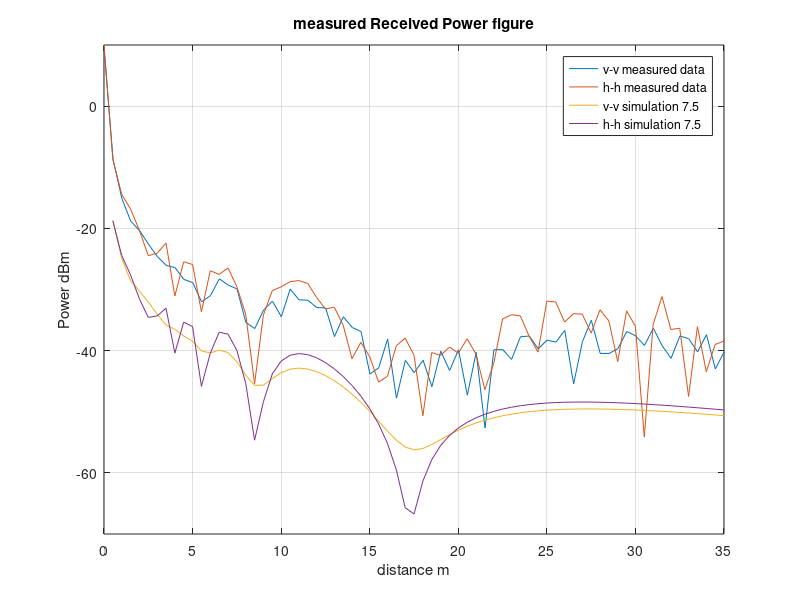

Source code (MATLAB):
clear
clc

% measured data v-v
measured_data_v = [
    1	9.24	9.2
    51	-8.65	-8.75
    101	-14.96	-15.3
    151	-18.64	-19.01
    201	-20.16	-20.58
    251	-22.48	-22.69
    301	-24.32	-24.89
    351	-25.87	-26.23
    401	-26.1	-26.74
    451	-27.7	-29
    501	-28.52	-29.23
    551	-31.22	-32.84
    601	-30.77	-31.24
    651	-27.97	-28.54
    701	-29.14	-29.4
    751	-29.52	-30.3
    801	-35.2	-35.58
    851	-36.2	-36.58
    901	-33.22	-33.49
    951	-31.04	-32.78
    1001	-34.02	-34.9
    1051	-29.69	-30.17
    1101	-31.49	-31.88
    1151	-31.64	-31.88
    1201	-32.7	-33.2
    1251	-32.2	-33.84
    1301	-37.09	-38.33
    1351	-34.32	-34.58
    1401	-35.94	-36.48
    1451	-36.7	-37.04
    1501	-43.43	-44.23
    1551	-42.64	-42.96
    1601	-37.74	-38.44
    1651	-47.24	-48.32
    1701	-41.33	-41.86
    1751	-43.26	-43.97
    1801	-40.11	-43.01
    1851	-45.32	-46.47
    1901	-39.7	-40.48
    1951	-42.64	-43.87
    2001	-39.43	-40.3
    2051	-47.01	-47.56
    2101	-39.84	-40.7
    2151	-52.43	-52.9
    2201	-39.7	-40.01
    2251	-39.32	-40.34
    2301	-41	-41.89
    2351	-37.6	-37.85
    2401	-37.43	-37.8
    2451	-39.32	-40.09
    2501	-38	-38.56
    2551	-38.52	-38.7
    2601	-36.51	-36.86
    2651	-45.02	-45.87
    2701	-38.46	-38.57
    2751	-37.32	-32.74
    2801	-40.34	-40.56
    2851	-40.14	-40.79
    2901	-39.62	-39.74
    2951	-36.8	-36.96
    3001	-37.43	-37.73
    3051	-39.01	-39.29
    3101	-36.29	-36.4
    3151	-39.06	-39.32
    3201	-41.03	-41.5
    3251	-37.42	-37.76
    3301	-37.89	-38.24
    3351	-40.07	-40.34
    3401	-37.27	-37.52
    3451	-42.78	-43.17
    3501	-39.89	-40.56
    3551	-40.56	-40.8
    3601	-38.5	-38.76
    3651	-40.17	-40.28
    3701	-40.4	-40.82
    3751	-38.69	-39.02
    3801	-39.27	-39.89
    3851	-36.3	-36.54
    3901	-40.23	-40.52
    3951	-38.19	-38.32
    4001	-37.73	-37.97
    ];

% convert cm into m
distance_v = measured_data_v(:,1)./100;

power_average_v = (measured_data_v(:,2) + measured_data_v(:,3))./2;


% measured data h_h
measured_data_h  = [
    0	9.97	10
    0.5	-8.82	-8.65
    1	-14.56	-14.32
    1.5	-17.01	-16.67
    2	-20.43	-20.26
    2.5	-24.81	-24.11
    3	-24.3	-23.85
    3.5	-22.49	-22.32
    4	-31.68	-30.44
    4.5	-25.62	-25.31
    5	-26.29	-25.53
    5.5	-34.07	-33.21
    6	-27.28	-26.58
    6.5	-27.68	-27.38
    7	-26.65	-26.28
    7.5	-29.72	-29.38
    8	-34.28	-33.82
    8.5	-46.02	-44.82
    9	-34.45	-33.82
    9.5	-30.28	-30.1
    10	-29.78	-29.36
    10.5	-28.93	-28.52
    11	-28.89	-28.18
    11.5	-29.21	-28.81
    12	-31.46	-31.11
    12.5	-33.36	-33.02
    13	-33.16	-32.62
    13.5	-36.11	-35.54
    14	-42.03	-40.62
    14.5	-38.86	-38.42
    15	-42.05	-39.96
    15.5	-46.12	-44.17
    16	-47.38	-41.01
    16.5	-39.86	-38.56
    17	-38.26	-37.65
    17.5	-41.28	-40.21
    18	-51.68	-49.62
    18.5	-40.68	-39.96
    19	-41.08	-40.49
    19.5	-39.86	-38.96
    20	-40.98	-39.85
    20.5	-38.35	-37.76
    21	-41.29	-39.87
    21.5	-47.54	-45.23
    22	-42.97	-41.23
    22.5	-35.06	-34.6
    23	-34.3	-33.95
    23.5	-34.67	-33.95
    24	-38.08	-37.2
    24.5	-40.38	-40.1
    25	-32.38	-31.4
    25.5	-32.28	-31.8
    26	-35.68	-34.97
    26.5	-34.78	-33.12
    27	-34.26	-33.8
    27.5	-37.64	-36.62
    28	-33.48	-33.16
    28.5	-35.36	-34.9
    29	-42.25	-41.37
    29.5	-33.69	-33.31
    30	-36.35	-35.67
    30.5	-54.82	-53.46
    31	-36.02	-35.41
    31.5	-31.33	-30.97
    32	-36.97	-36.12
    32.5	-36.52	-36.15
    33	-48.06	-46.95
    33.5	-36.42	-35.72
    34	-43.96	-42.96
    34.5	-39.34	-38.66
    35	-38.89	-37.96
    35.5	-35.44	-34.87
    36	-40	-39.51
    36.5	-38.85	-38.02
    37	-40.07	-38.65
    37.5	-36.39	-35.96
    38	-34.84	-34.58
    38.5	-33.16	-32.72
    39	-36.05	-35.02
    39.5	-51.05	-49.97
    40	-47.68	-45.25
    
    ];

distance_h  = measured_data_h (:,1);

power_average_h  = (measured_data_h (:,2)+measured_data_h(:,3))./2;

figure(1)
plot(distance_v, power_average_v)
title('measured Received Power figure')
xlabel('distance m')
ylabel('Power dBm')
hold on
plot(distance_h , power_average_h )
grid on
hold on

% feko simulation

feko_v_v_data = [
    5.00E+02	-1.866002141E+01	-1.872335865E+01	-1.871068305E+01
    1.00E+03	-2.546464610E+01	-2.491981645E+01	-2.499924302E+01
    1.50E+03	-2.950620696E+01	-2.855664864E+01	-2.869256294E+01
    2.00E+03	-2.908673179E+01	-3.026334423E+01	-3.009063209E+01
    2.50E+03	-3.003050727E+01	-3.204622796E+01	-3.175134535E+01
    3.00E+03	-3.266620162E+01	-3.405340287E+01	-3.391883020E+01
    3.50E+03	-4.019443711E+01	-3.582167225E+01	-3.627400089E+01
    4.00E+03	-3.272325131E+01	-3.650874394E+01	-3.601175136E+01
    4.50E+03	-3.898508274E+01	-3.760241206E+01	-3.791366423E+01
    5.00E+03	-3.916631001E+01	-3.846593674E+01	-3.875422213E+01
    5.50E+03	-3.457676371E+01	-4.004230617E+01	-3.935208600E+01
    6.00E+03	-3.683878759E+01	-4.038634621E+01	-4.018736082E+01
    6.50E+03	-4.556976844E+01	-3.991581993E+01	-4.047519288E+01
    7.00E+03	-4.788804108E+01	-4.031505621E+01	-4.090947386E+01
    7.50E+03	-4.013384652E+01	-4.181320406E+01	-4.198440824E+01
    8.00E+03	-3.791853926E+01	-4.398737774E+01	-4.349373185E+01
    8.50E+03	-3.765509101E+01	-4.567942498E+01	-4.473302412E+01
    9.00E+03	-3.853871190E+01	-4.564421710E+01	-4.501409058E+01
    9.50E+03	-4.032428661E+01	-4.458866519E+01	-4.453144858E+01
    1.00E+04	-4.304029969E+01	-4.361324124E+01	-4.391715906E+01
    1.05E+04	-4.707702745E+01	-4.304010323E+01	-4.350970725E+01
    1.10E+04	-5.397910438E+01	-4.285978027E+01	-4.338863485E+01
    1.15E+04	-6.844517313E+01	-4.300803001E+01	-4.353999811E+01
    1.20E+04	-5.388080656E+01	-4.342641259E+01	-4.392951806E+01
    1.25E+04	-4.913944529E+01	-4.407141768E+01	-4.452424522E+01
    1.30E+04	-4.664272322E+01	-4.491296439E+01	-4.529749809E+01
    1.35E+04	-4.513110553E+01	-4.593114335E+01	-4.622846065E+01
    1.40E+04	-4.417667552E+01	-4.711343146E+01	-4.729988598E+01
    1.45E+04	-4.358067539E+01	-4.845028866E+01	-4.849442512E+01
    1.50E+04	-4.323396587E+01	-4.992905811E+01	-4.978800252E+01
    1.55E+04	-4.306987952E+01	-5.152041013E+01	-5.113946867E+01
    1.60E+04	-4.304466541E+01	-5.315121456E+01	-5.247389751E+01
    1.65E+04	-4.312819643E+01	-5.466043354E+01	-5.366696549E+01
    1.70E+04	-4.329881227E+01	-5.577668040E+01	-5.455346910E+01
    1.75E+04	-4.354053627E+01	-5.623439786E+01	-5.499598084E+01
    1.80E+04	-4.384138240E+01	-5.601583669E+01	-5.498059225E+01
    1.85E+04	-4.419215839E+01	-5.536694974E+01	-5.462563613E+01
    1.90E+04	-4.458573316E+01	-5.455882410E+01	-5.409031030E+01
    1.95E+04	-4.501649499E+01	-5.375382387E+01	-5.349800516E+01
    2.00E+04	-4.548013285E+01	-5.302128412E+01	-5.292006477E+01
    2.05E+04	-4.597321877E+01	-5.238161454E+01	-5.239021547E+01
    2.10E+04	-4.649321037E+01	-5.183436180E+01	-5.192071212E+01
    2.15E+04	-4.703810840E+01	-5.137144551E+01	-5.151313461E+01
    2.20E+04	-4.760658462E+01	-5.098282340E+01	-5.116409794E+01
    2.25E+04	-4.819769403E+01	-5.065878306E+01	-5.086852283E+01
    2.30E+04	-4.881088105E+01	-5.039052338E+01	-5.062076143E+01
    2.35E+04	-4.944608801E+01	-5.017052307E+01	-5.041549455E+01
    2.40E+04	-5.010364750E+01	-4.999227060E+01	-5.024762002E+01
    2.45E+04	-5.078420897E+01	-4.985024215E+01	-5.011284388E+01
    2.50E+04	-5.148885629E+01	-4.973978600E+01	-5.000720612E+01
    2.55E+04	-5.221911776E+01	-4.965688002E+01	-4.992733811E+01
    2.60E+04	-5.297696866E+01	-4.959812444E+01	-4.987019204E+01
    2.65E+04	-5.376500094E+01	-4.956066694E+01	-4.983326315E+01
    2.70E+04	-5.458640387E+01	-4.954193852E+01	-4.981422410E+01
    2.75E+04	-5.544529339E+01	-4.953979542E+01	-4.981114440E+01
    2.80E+04	-5.634666274E+01	-4.955235318E+01	-4.982224593E+01
    2.85E+04	-5.729697213E+01	-4.957795022E+01	-4.984598505E+01
    2.90E+04	-5.830435467E+01	-4.961514739E+01	-4.988103732E+01
    2.95E+04	-5.937929096E+01	-4.966276282E+01	-4.992624534E+01
    3.00E+04	-6.053569320E+01	-4.971959620E+01	-4.998050163E+01
    3.05E+04	-6.179228042E+01	-4.978469334E+01	-5.004289726E+01
    3.10E+04	-6.317510896E+01	-4.985719789E+01	-5.011258649E+01
    3.15E+04	-6.472190323E+01	-4.993631277E+01	-5.018884293E+01
    3.20E+04	-6.649023472E+01	-5.002137281E+01	-5.027097712E+01
    3.25E+04	-6.857420553E+01	-5.011176158E+01	-5.035844839E+01
    3.30E+04	-7.114370335E+01	-5.020696602E+01	-5.045062803E+01
    3.35E+04	-7.455660126E+01	-5.030640828E+01	-5.054712221E+01
    3.40E+04	-7.980400429E+01	-5.040972027E+01	-5.064749584E+01
    3.45E+04	-9.227183769E+01	-5.051643489E+01	-5.075122830E+01
    3.50E+04	-8.501155450E+01	-5.062621525E+01	-5.085813617E+01
    ];

feko_v_v_distance = feko_v_v_data(:,1)./1000;

feko_v_v_power = feko_v_v_data (:,3);

plot(feko_v_v_distance, feko_v_v_power);

hold on

feko_h_h_data = [
    5.00E+02	-1.875964005E+01	-1.875859515E+01	-1.875927316E+01
    1.00E+03	-2.419810213E+01	-2.448725239E+01	-2.443583248E+01
    1.50E+03	-2.719239490E+01	-2.773989640E+01	-2.763742032E+01
    2.00E+03	-3.212684401E+01	-3.138043301E+01	-3.152886890E+01
    2.50E+03	-3.604856132E+01	-3.422267620E+01	-3.456325413E+01
    3.00E+03	-3.403838533E+01	-3.435355164E+01	-3.432091893E+01
    3.50E+03	-3.207317888E+01	-3.334759071E+01	-3.306061867E+01
    4.00E+03	-4.197841524E+01	-3.992564692E+01	-4.039874196E+01
    4.50E+03	-3.446360338E+01	-3.559663708E+01	-3.533840863E+01
    5.00E+03	-3.516963636E+01	-3.633780797E+01	-3.607016301E+01
    5.50E+03	-4.841586949E+01	-4.508803364E+01	-4.584647593E+01
    6.00E+03	-3.994965373E+01	-4.054068221E+01	-4.043318594E+01
    6.50E+03	-3.616041046E+01	-3.725634041E+01	-3.698678326E+01
    7.00E+03	-3.648360722E+01	-3.756157114E+01	-3.729485123E+01
    7.50E+03	-3.924823879E+01	-4.017224461E+01	-3.995628980E+01
    8.00E+03	-4.502717355E+01	-4.536853975E+01	-4.534972258E+01
    8.50E+03	-6.098366506E+01	-5.326721669E+01	-5.465335382E+01
    9.00E+03	-4.836577290E+01	-4.824188338E+01	-4.834616085E+01
    9.50E+03	-4.331827928E+01	-4.396056439E+01	-4.381451297E+01
    1.00E+04	-4.114289527E+01	-4.190131128E+01	-4.171226431E+01
    1.05E+04	-4.018182625E+01	-4.095606016E+01	-4.075870316E+01
    1.10E+04	-3.991365650E+01	-4.067603688E+01	-4.048024838E+01
    1.15E+04	-4.010614243E+01	-4.084671811E+01	-4.065622328E+01
    1.20E+04	-4.063815216E+01	-4.135276619E+01	-4.116930636E+01
    1.25E+04	-4.144283988E+01	-4.212936430E+01	-4.195392231E+01
    1.30E+04	-4.248527242E+01	-4.314177402E+01	-4.297542011E+01
    1.35E+04	-4.375320170E+01	-4.437718986E+01	-4.422110511E+01
    1.40E+04	-4.525471178E+01	-4.584173094E+01	-4.569807274E+01
    1.45E+04	-4.702172897E+01	-4.756318064E+01	-4.743564010E+01
    1.50E+04	-4.912113999E+01	-4.959911340E+01	-4.949521381E+01
    1.55E+04	-5.168383791E+01	-5.205681370E+01	-5.199330405E+01
    1.60E+04	-5.498449826E+01	-5.513638357E+01	-5.515818441E+01
    1.65E+04	-5.972627292E+01	-5.920854243E+01	-5.947445883E+01
    1.70E+04	-6.881382320E+01	-6.444167254E+01	-6.568788517E+01
    1.75E+04	-7.109220551E+01	-6.531399086E+01	-6.673431972E+01
    1.80E+04	-6.185034077E+01	-6.103176372E+01	-6.135974373E+01
    1.85E+04	-5.782058788E+01	-5.778679846E+01	-5.784596520E+01
    1.90E+04	-5.536003192E+01	-5.555989979E+01	-5.553295406E+01
    1.95E+04	-5.366087261E+01	-5.395454914E+01	-5.389182682E+01
    2.00E+04	-5.241158906E+01	-5.274879185E+01	-5.266889777E+01
    2.05E+04	-5.145887959E+01	-5.181736871E+01	-5.172857809E+01
    2.10E+04	-5.071571632E+01	-5.108427393E+01	-5.099082774E+01
    2.15E+04	-5.012793585E+01	-5.050043119E+01	-5.040467185E+01
    2.20E+04	-4.965948359E+01	-5.003234542E+01	-4.993557207E+01
    2.25E+04	-4.928508499E+01	-4.965614376E+01	-4.955923154E+01
    2.30E+04	-4.898653481E+01	-4.935432593E+01	-4.925778526E+01
    2.35E+04	-4.874994867E+01	-4.911365363E+01	-4.901789443E+01
    2.40E+04	-4.856485600E+01	-4.892390639E+01	-4.882912028E+01
    2.45E+04	-4.842292113E+01	-4.877706309E+01	-4.868335742E+01
    2.50E+04	-4.831755333E+01	-4.866652429E+01	-4.857404003E+01
    2.55E+04	-4.824343742E+01	-4.858711757E+01	-4.849589684E+01
    2.60E+04	-4.819611609E+01	-4.853448223E+01	-4.844460316E+01
    2.65E+04	-4.817198335E+01	-4.850504761E+01	-4.841648240E+01
    2.70E+04	-4.816801380E+01	-4.849581850E+01	-4.840860181E+01
    2.75E+04	-4.818159147E+01	-4.850421858E+01	-4.841835527E+01
    2.80E+04	-4.821051665E+01	-4.852807357E+01	-4.844351302E+01
    2.85E+04	-4.825297593E+01	-4.856552631E+01	-4.848225496E+01
    2.90E+04	-4.830729440E+01	-4.861495808E+01	-4.853293224E+01
    2.95E+04	-4.837212090E+01	-4.867497889E+01	-4.859424214E+01
    3.00E+04	-4.844621912E+01	-4.874441716E+01	-4.866489429E+01
    3.05E+04	-4.852849867E+01	-4.882216701E+01	-4.874384248E+01
    3.10E+04	-4.861811094E+01	-4.890726903E+01	-4.883012509E+01
    3.15E+04	-4.871415359E+01	-4.899896728E+01	-4.892297215E+01
    3.20E+04	-4.881587865E+01	-4.909649480E+01	-4.902161615E+01
    3.25E+04	-4.892276998E+01	-4.919922083E+01	-4.912543555E+01
    3.30E+04	-4.903412834E+01	-4.930657397E+01	-4.923384214E+01
    3.35E+04	-4.914953118E+01	-4.941801088E+01	-4.934633400E+01
    3.40E+04	-4.926848618E+01	-4.953316755E+01	-4.946249899E+01
    3.45E+04	-4.939055562E+01	-4.965153889E+01	-4.958186876E+01
    3.50E+04	-4.951543197E+01	-4.977276043E+01	-4.970404013E+01
    
    ];


feko_h_h_distance = feko_h_h_data(:,1)./1000;

feko_h_h_power = feko_h_h_data (:,4);

plot(feko_h_h_distance, feko_h_h_power);

legend('v-v measured data','h-h measured data','v-v simulation 7.5','h-h simulation 7.5')

axis([0,35,-70,10])